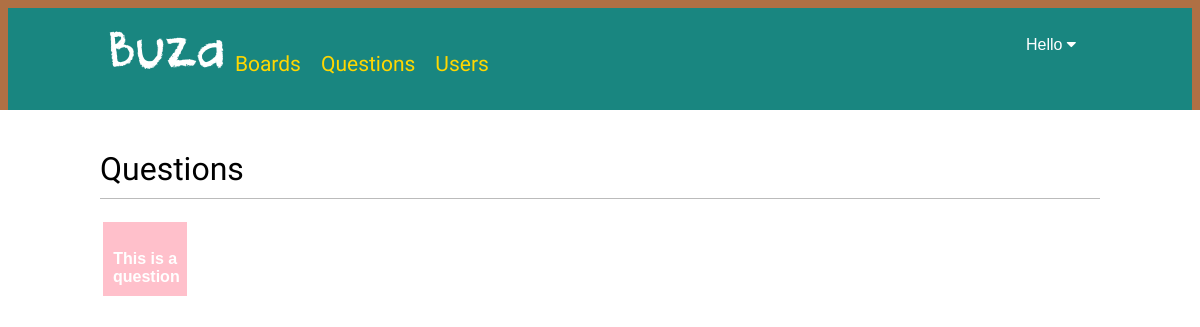
/home/ (signed in), run on an earlier commit of the app's database.
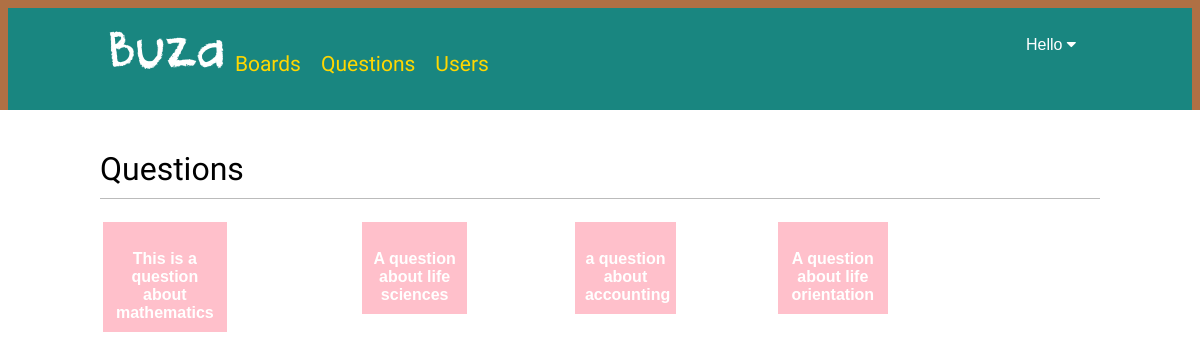
And on a later commit of the database.
### boards/models.py (models this page shows, shortened)
class Question(models.Model):
	title = models.CharField(max_length=100, blank=False)
	description = models.CharField(max_length=400)
	media = models.FileField(upload_to='media/questions/')
	board = models.ForeignKey(Board, related_name='questions')
	created_at = models.DateTimeField(auto_now_add=True)
	updated_at = models.DateTimeField(null=True)
	user = models.ForeignKey(User, related_name='asked_by')
	slug = models.SlugField(editable=False)
	tags = TaggableManager()
	class Meta:
		ordering = ('created_at',)

### boards/views.py (the view)
# urls.py: url(r'^home/', views.all_questions, name='questions'),
@login_required
def all_questions(request):
	questions = Question.objects.all()
	return render(
		request, 'boards/questions.html',
		{'section': 'questions', 'questions': questions})

### templates/boards/questions.html (shortened to what this page needs)
{% extends "base.html" %}
{% load static %}
{% block content %}
<!DOCTYPE html>
<html>
  <head>
     <link rel='stylesheet' href="{% static 'css/boards.css' %}">
  </head>
  <body>
    <h1>Questions</h1>
    <div class="boards">
    {% for question in questions %}
    <a href="{% url 'view_question' question.board.slug question.id question.slug %}" style="font-weight: bold;color: white;">
    <div class="board">
      <br>
      {{ question.title }}
      </div>
    </a>
    {% endfor %}
    </div>
  </body>
</html>
{% endblock %}

### templates/base.html (shortened to what this page needs)
{% load staticfiles static %}
<!DOCTYPE html>
<head>
	<link href="{% static "css/base.css" %}" rel="stylesheet">
    <link rel="stylesheet" href="https://cdnjs.cloudflare.com/ajax/libs/font-awesome/4.7.0/css/font-awesome.min.css">
    <link rel='stylesheet' href="{% static 'css/boards.css' %}">
</head>
<body>
	<div id="header">
		<span class="logo">Buza</span>
		<ul class="menu">
		 <li {% if section == "all_boards" %}class="selected"{% endif %}><a href="{% url 'all_boards' %}"><h2>Boards</h2></a></li>
         {% if request.user.is_authenticated %}
         <li {% if section == "resources" %}class="selected"{% endif %}><a href="{% url "questions" %}"><h2>Questions</h2></a></li>
         <li {% if section == "users" %}class="selected"{% endif %}><a href="{% url "users" %}"><h2>Users</h2></a></li>
     </ul>
     {%endif%}
     <span class="user">
     {% if request.user.is_authenticated %}
        <div class="dropdown" style="float:right;">
             <button class="dropbtn">Hello {{request.user.first_name}}
      <i class="fa fa-caret-down"></i> </button>
                 </div>
     	{% else %}
     		 <a href="{% url "login" %}" style="background-color: silver; padding: 10px;font-weight: bold; border-radius: 10%;">Log-In</a>
     		  <a href="{% url "register" %}" style="background-color: lightblue; padding: 10px;font-weight: bold; border-radius: 10%;">Sign-Up</a>
     	{% endif %}
     </span>
	</div>
	<div id="content">
            {% block content %}
            {% endblock %}
    </div>
</body>
</html>

### accounts/static/css/base.css (style rules this page uses)
body { margin:0; padding:0; font-family:helvetica, sans-serif; }
a { color:#198680; text-decoration:none; }
h1, h2, h3, h4, h5 , h6 { font-family: 'Muli', sans-serif; font-weight:normal; }
h1 { border-bottom:1px solid #bbb; padding:0 0 10px 0; margin:10px 0 20px 0; }
h2 { margin:30px 0 20px; }
#header { padding:10px 100px; font-size:14px; background:#198680; color:#fff; border-top:8px solid #af7044; border-right:8px solid #af7044; border-left :8px solid #af7044; overflow:auto; }
#header .logo { font-family: 'Chalk', sans-serif; float:left; color:white; font-size:50px; }
#header ul.menu { list-style:none; float:left; margin:0; padding:0; }
#header ul.menu li { float:left; padding:4px 10px; }
#header a { color:#FFD700; }
#header .user { float:right; padding-top:4px; }
#content { padding:30px 100px; }
.dropdown { float: left; overflow: hidden; color: #af7044; }
.dropdown .dropbtn { font-size: 16px; border: none; outline: none; color: white; padding: 14px 16px; background-color: inherit; }

### static/css/boards.css (style rules this page uses)
.board { box-shadow: 0 0px 0px 0 rgba(0,0,0,0.2); transition: 0.3s; width: 40%; background: pink; cursor: pointer; color: white; text-align: center; border: 3px solid white; padding: 10px }
.boards { display: flex; width: 90%; }

What changed in the data, as far as the page shows it:
changed Question: title "This is a question" → "This is a question about mathematics"
added Question: title "A question about life sciences"
added Question: title "a question about accounting"
added Question: title "A question about life orientation"
